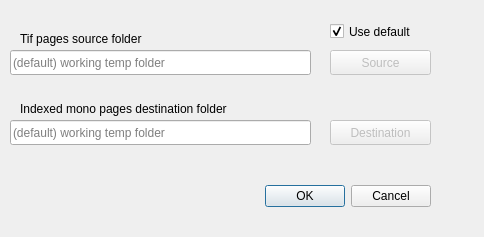
<?xml version="1.0" encoding="UTF-8"?>
<ui version="4.0">
 <class>tif2monoDialog</class>
 <widget class="QDialog" name="tif2monoDialog">
  <property name="windowModality">
   <enum>Qt::ApplicationModal</enum>
  </property>
  <property name="geometry">
   <rect>
    <x>0</x>
    <y>0</y>
    <width>484</width>
    <height>237</height>
   </rect>
  </property>
  <property name="windowTitle">
   <string>Convert tif pages into indexed mono pages</string>
  </property>
  <widget class="QDialogButtonBox" name="buttonBox">
   <property name="geometry">
    <rect>
     <x>260</x>
     <y>180</y>
     <width>171</width>
     <height>32</height>
    </rect>
   </property>
   <property name="orientation">
    <enum>Qt::Horizontal</enum>
   </property>
   <property name="standardButtons">
    <set>QDialogButtonBox::Cancel|QDialogButtonBox::Ok</set>
   </property>
  </widget>
  <widget class="QLineEdit" name="SourceLineEdit">
   <property name="geometry">
    <rect>
     <x>10</x>
     <y>50</y>
     <width>301</width>
     <height>25</height>
    </rect>
   </property>
   <property name="placeholderText">
    <string>(default) working temp folder</string>
   </property>
  </widget>
  <widget class="QPushButton" name="SourceButton">
   <property name="enabled">
    <bool>false</bool>
   </property>
   <property name="geometry">
    <rect>
     <x>330</x>
     <y>50</y>
     <width>101</width>
     <height>25</height>
    </rect>
   </property>
   <property name="text">
    <string>Source</string>
   </property>
   <property name="icon">
    <iconset resource="../UI_Icons.qrc">
     <normaloff>:/Icons/Icons/tiff-icon.png</normaloff>:/Icons/Icons/tiff-icon.png</iconset>
   </property>
  </widget>
  <widget class="QPushButton" name="DestinationButton">
   <property name="enabled">
    <bool>false</bool>
   </property>
   <property name="geometry">
    <rect>
     <x>330</x>
     <y>120</y>
     <width>101</width>
     <height>25</height>
    </rect>
   </property>
   <property name="text">
    <string>Destination</string>
   </property>
   <property name="icon">
    <iconset resource="../UI_Icons.qrc">
     <normaloff>:/Icons/Icons/tiff-file.png</normaloff>:/Icons/Icons/tiff-file.png</iconset>
   </property>
  </widget>
  <widget class="QLineEdit" name="DestinationLineEdit">
   <property name="geometry">
    <rect>
     <x>10</x>
     <y>120</y>
     <width>301</width>
     <height>25</height>
    </rect>
   </property>
   <property name="placeholderText">
    <string>(default) working temp folder</string>
   </property>
  </widget>
  <widget class="QLabel" name="SourceLabel">
   <property name="geometry">
    <rect>
     <x>20</x>
     <y>30</y>
     <width>171</width>
     <height>17</height>
    </rect>
   </property>
   <property name="text">
    <string>Tif pages source folder</string>
   </property>
  </widget>
  <widget class="QLabel" name="DestinationLabel">
   <property name="geometry">
    <rect>
     <x>20</x>
     <y>100</y>
     <width>271</width>
     <height>17</height>
    </rect>
   </property>
   <property name="text">
    <string>Indexed mono pages destination folder</string>
   </property>
  </widget>
  <widget class="QCheckBox" name="defaultsrcBox">
   <property name="geometry">
    <rect>
     <x>330</x>
     <y>20</y>
     <width>101</width>
     <height>23</height>
    </rect>
   </property>
   <property name="text">
    <string>Use default</string>
   </property>
   <property name="checked">
    <bool>true</bool>
   </property>
  </widget>
 </widget>
 <resources>
  <include location="../UI_Icons.qrc"/>
 </resources>
 <connections>
  <connection>
   <sender>buttonBox</sender>
   <signal>accepted()</signal>
   <receiver>tif2monoDialog</receiver>
   <slot>accept()</slot>
   <hints>
    <hint type="sourcelabel">
     <x>248</x>
     <y>254</y>
    </hint>
    <hint type="destinationlabel">
     <x>157</x>
     <y>274</y>
    </hint>
   </hints>
  </connection>
  <connection>
   <sender>buttonBox</sender>
   <signal>rejected()</signal>
   <receiver>tif2monoDialog</receiver>
   <slot>reject()</slot>
   <hints>
    <hint type="sourcelabel">
     <x>316</x>
     <y>260</y>
    </hint>
    <hint type="destinationlabel">
     <x>286</x>
     <y>274</y>
    </hint>
   </hints>
  </connection>
 </connections>
</ui>
